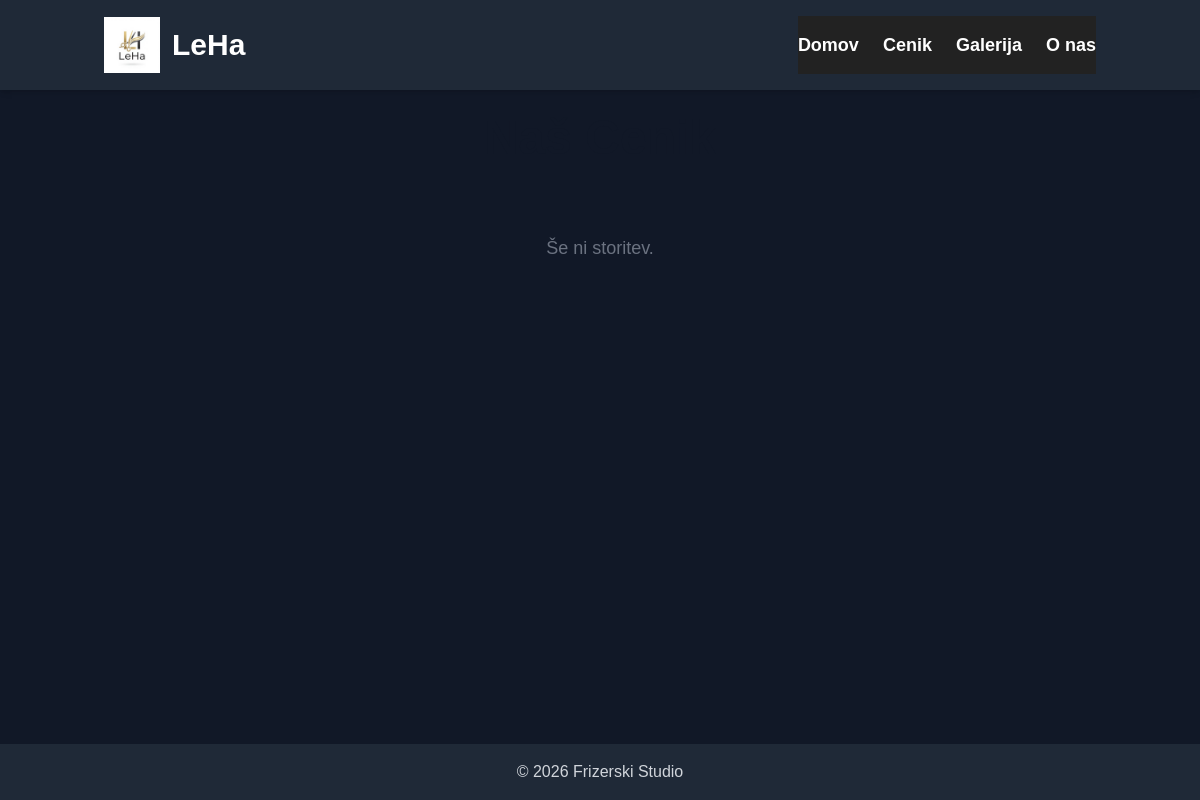
Before: /cenik with the older database file.
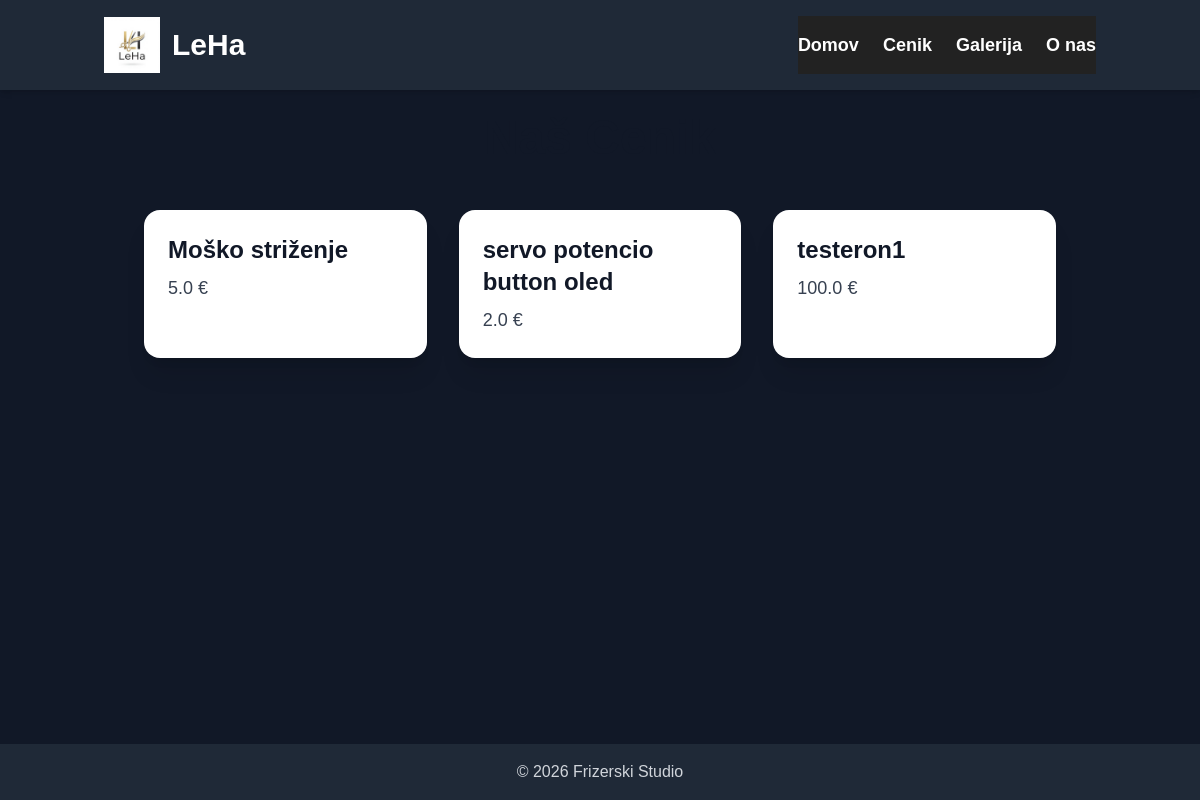
After: the same page with the newer database file.
### app.py (models this page shows)
class Service(db.Model):
    id = db.Column(db.Integer, primary_key=True)
    name = db.Column(db.String(100))
    price = db.Column(db.Float)

### app.py (the view)
@app.route("/cenik")
def cenik():
    services = Service.query.all()
    return render_template("cenik.html", services=services)

### templates/cenik.html (shortened to what this page needs)
{% extends "base.html" %}
{% block content %}
<h1 class="text-4xl sm:text-5xl font-extrabold mb-12 text-center text-gray-900">Naš Cenik</h1>
<div class="grid grid-cols-1 sm:grid-cols-2 md:grid-cols-3 gap-8 px-4 sm:px-6 lg:px-8">
    {% for s in services %}
    <div class="bg-white p-6 rounded-2xl shadow-xl hover:shadow-2xl transition-transform transform hover:-translate-y-1">
        <h2 class="font-bold text-2xl mb-2 text-gray-900">{{ s.name }}</h2>
        <p class="text-gray-700 text-lg">{{ s.price }} €</p>
    </div>
    {% else %}
    <p class="col-span-full text-center text-gray-500 text-lg mt-6">Še ni storitev.</p>
    {% endfor %}
</div>
{% endblock %}

### templates/base.html (shortened to what this page needs)
<!DOCTYPE html>
<html lang="sl">
<head>
    <script src="https://cdn.tailwindcss.com"></script>
    <link rel="stylesheet" href="{{ url_for('static', filename='css/style.css') }}">
</head>
<body class="bg-gray-900 text-gray-100 flex flex-col min-h-screen">
<header class="bg-gray-800 text-white shadow-md">
    <div class="container mx-auto flex justify-between items-center p-4">
        <a href="/" class="flex items-center gap-3">
            <img src="{{ url_for('static', filename='images/logo.png') }}" alt="Frizerski Studio Logo" class="h-14 w-14">
            <span class="font-extrabold text-2xl sm:text-3xl">LeHa</span>
        </a>
        <nav>
            <ul class="flex space-x-6 font-semibold text-lg">
                <li><a href="{{ url_for('index') }}" class="hover:text-yellow-400 transition-colors">Domov</a></li>
                <li><a href="{{ url_for('cenik') }}" class="hover:text-yellow-400 transition-colors">Cenik</a></li>
                <li><a href="{{ url_for('galerija') }}" class="hover:text-yellow-400 transition-colors">Galerija</a></li>
                <li><a href="{{ url_for('o_nama') }}" class="hover:text-yellow-400 transition-colors">O nas</a></li>
            </ul>
        </nav>
    </div>
</header>
<main class="flex-grow container mx-auto p-6">
    {% block content %}{% endblock %}
</main>
<footer class="bg-gray-800 text-gray-300 text-center p-4 mt-8">
    &copy; 2026 Frizerski Studio
</footer>
</body>
</html>

### static/css/style.css (style rules this page uses)
body { font-family: 'Arial', sans-serif; margin: 0; padding: 0; background: #df1818; color: #333; }
header nav { display: flex; justify-content: center; gap: 20px; background: #222; padding: 15px 0; }
header nav a { color: #fff; text-decoration: none; font-weight: bold; }

Changed rows visible on the page:
added Service: name "Moško striženje", price "5.0"
added Service: name "servo potencio button oled", price "2.0"
added Service: name "testeron1", price "100.0"
Other visible differences:
text no longer shown: "Še ni storitev."
